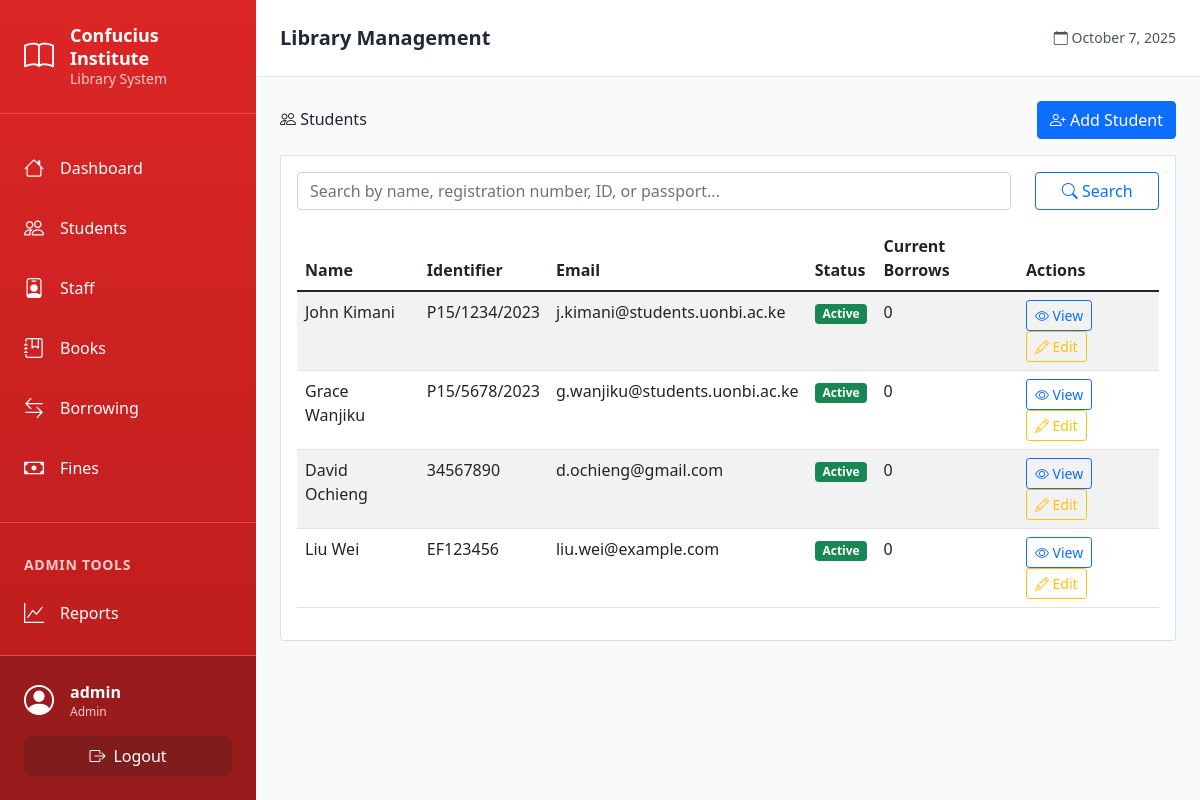
The app's page /students/ (signed in), older data.
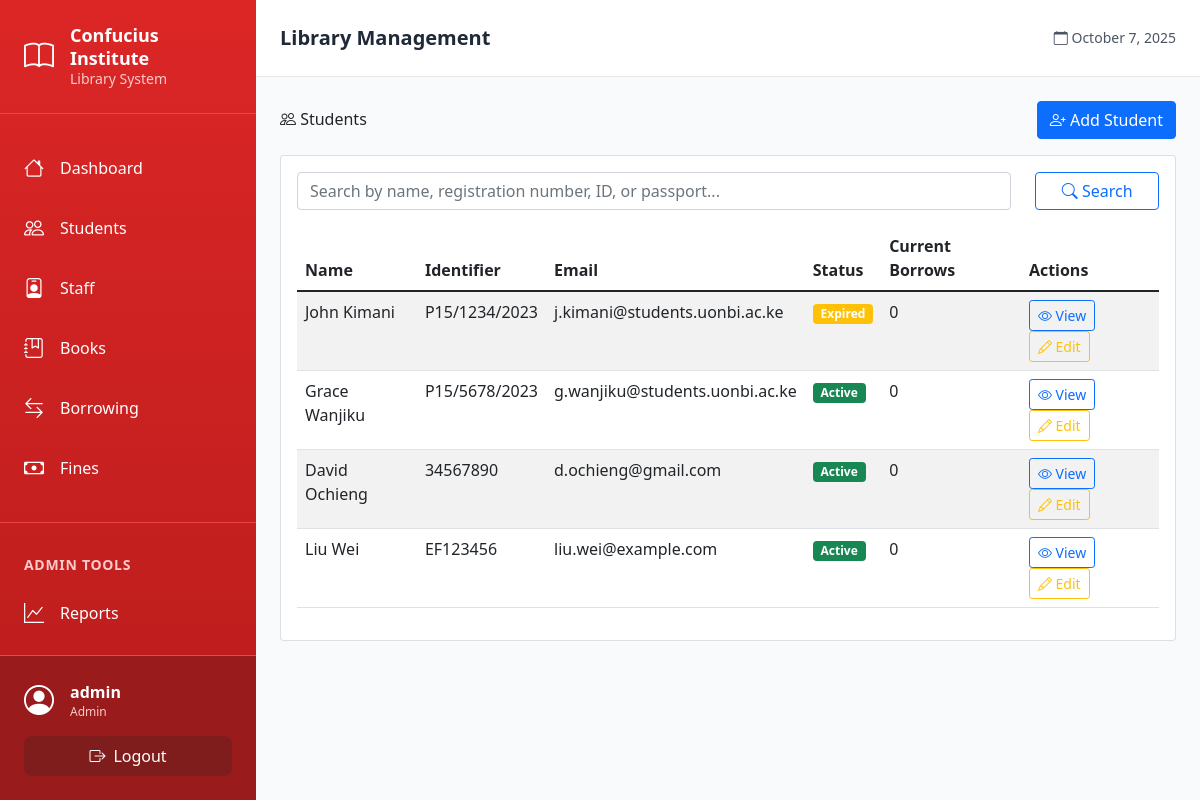
The same page, newer data.
### models.py (models this page shows, shortened)
class User(UserMixin, db.Model):
    id = db.Column(db.Integer, primary_key=True)
    username = db.Column(db.String(80), unique=True, nullable=False)
    email = db.Column(db.String(120), unique=True, nullable=False)
    password_hash = db.Column(db.String(120), nullable=False)
    role = db.Column(db.String(20), nullable=False, default='librarian')  # admin, librarian
    created_at = db.Column(db.DateTime, default=datetime.utcnow)
    active = db.Column(db.Boolean, default=True)  # Renamed from is_active to avoid conflict

class Student(db.Model):
    id = db.Column(db.Integer, primary_key=True)
    name = db.Column(db.String(100), nullable=False)
    registration_number = db.Column(db.String(50), unique=True, nullable=True)  # UoN students
    id_number = db.Column(db.String(20), unique=True, nullable=True)  # Kenyan non-UoN
    passport_number = db.Column(db.String(20), unique=True, nullable=True)  # International
    email = db.Column(db.String(120), nullable=False)
    phone = db.Column(db.String(20))
    membership_status = db.Column(db.String(20), default='active')  # active, suspended, expired
    created_at = db.Column(db.DateTime, default=datetime.utcnow)
    borrow_records = db.relationship('BorrowRecord', backref='student_ref', lazy=True)
    fines = db.relationship('Fine', backref='student_ref', lazy=True)
    @property
    def identifier(self):
        if self.registration_number:
            return self.registration_number
        elif self.id_number:
            return self.id_number
        else:
            return self.passport_number
    @property
    def current_borrowed_count(self):
        return BorrowRecord.query.filter_by(student_id=self.id, returned_at=None).count()

### blueprints/students.py (the view)
@students_bp.route('/')
@login_required
def list_students():
    search = request.args.get('search', '')
    if search:
        students = Student.query.filter(
            or_(
                Student.name.contains(search),
                Student.registration_number.contains(search),
                Student.id_number.contains(search),
                Student.passport_number.contains(search)
            )
        ).all()
    else:
        students = Student.query.all()
    return render_template('students/list.html', students=students, search=search)

### templates/students/list.html (shortened to what this page needs)
{% extends "base.html" %}
{% block content %}
<div class="d-flex justify-content-between align-items-center mb-3">
    <h2><i class="bi bi-people"></i> Students</h2>
    <a href="{{ url_for('students.add_student') }}" class="btn btn-primary">
        <i class="bi bi-person-plus"></i> Add Student
    </a>
</div>
<div class="card">
    <div class="card-body">
        <form method="GET" class="mb-3">
            <div class="row">
                <div class="col-md-10">
                    <input type="text" class="form-control" name="search" placeholder="Search by name, registration number, ID, or passport..." value="{{ search }}">
                </div>
                <div class="col-md-2">
                    <button type="submit" class="btn btn-outline-primary w-100">
                        <i class="bi bi-search"></i> Search
                    </button>
                </div>
            </div>
        </form>
        {% if students %}
        <div class="table-responsive">
            <table class="table table-striped">
                <thead>
                    <tr>
                        <th>Name</th>
                        <th>Identifier</th>
                        <th>Email</th>
                        <th>Status</th>
                        <th>Current Borrows</th>
                        <th>Actions</th>
                    </tr>
                </thead>
                <tbody>
                    {% for student in students %}
                    <tr>
                        <td>{{ student.name }}</td>
                        <td>{{ student.identifier }}</td>
                        <td>{{ student.email }}</td>
                        <td>
                            <span class="badge bg-{{ 'success' if student.membership_status == 'active' else 'warning' }}">
                                {{ student.membership_status.title() }}
                            </span>
                        </td>
                        <td>{{ student.current_borrowed_count }}</td>
                        <td>
                            <a href="{{ url_for('students.view_student', student_id=student.id) }}" class="btn btn-sm btn-outline-primary">
                                <i class="bi bi-eye"></i> View
                            </a>
                            <a href="{{ url_for('students.edit_student', student_id=student.id) }}" class="btn btn-sm btn-outline-warning">
                                <i class="bi bi-pencil"></i> Edit
                            </a>
                        </td>
                    </tr>
                    {% endfor %}
                </tbody>
            </table>
        </div>
        {% endif %}
    </div>
</div>
{% endblock %}

### templates/base.html (shortened to what this page needs)
<!DOCTYPE html>
<html lang="en">
<head>
    <link href="https://cdn.jsdelivr.net/npm/bootstrap@5.1.3/dist/css/bootstrap.min.css" rel="stylesheet">
    <link href="https://cdn.jsdelivr.net/npm/bootstrap-icons@1.7.2/font/bootstrap-icons.css" rel="stylesheet">
    <script src="https://cdn.tailwindcss.com"></script>
</head>
<body class="bg-gray-50">
    {% if current_user.is_authenticated %}
    <div class="flex h-screen overflow-hidden">
        <aside id="sidebar" class="fixed lg:static inset-y-0 left-0 z-40 w-64 bg-gradient-to-b from-red-600 to-red-700 text-white flex-shrink-0 overflow-y-auto transform -translate-x-full lg:translate-x-0 transition-transform duration-300">
            <div class="p-6 border-b border-red-500">
                <a href="{{ url_for('dashboard.index') }}" class="flex items-center gap-3 text-white hover:text-red-100 transition">
                    <i class="bi bi-book text-3xl"></i>
                    <div>
                        <div class="font-bold text-lg leading-tight">Confucius Institute</div>
                        <div class="text-sm text-red-200">Library System</div>
                    </div>
                </a>
            </div>
            <nav class="py-4 pb-32">
                <a href="{{ url_for('dashboard.index') }}" class="sidebar-link flex items-center gap-3 px-6 py-3 text-white hover:bg-red-500 transition">
                    <i class="bi bi-house text-xl"></i>
                    <span class="font-medium">Dashboard</span>
                </a>
                <a href="{{ url_for('students.list_students') }}" class="sidebar-link flex items-center gap-3 px-6 py-3 text-white hover:bg-red-500 transition">
                    <i class="bi bi-people text-xl"></i>
                    <span class="font-medium">Students</span>
                </a>
                <a href="{{ url_for('staff.list_staff') }}" class="sidebar-link flex items-center gap-3 px-6 py-3 text-white hover:bg-red-500 transition">
                    <i class="bi bi-person-badge text-xl"></i>
                    <span class="font-medium">Staff</span>
                </a>
                <a href="{{ url_for('books.list_books') }}" class="sidebar-link flex items-center gap-3 px-6 py-3 text-white hover:bg-red-500 transition">
                    <i class="bi bi-journal-bookmark text-xl"></i>
                    <span class="font-medium">Books</span>
                </a>
                <a href="{{ url_for('borrowing.list_borrows') }}" class="sidebar-link flex items-center gap-3 px-6 py-3 text-white hover:bg-red-500 transition">
                    <i class="bi bi-arrow-left-right text-xl"></i>
                    <span class="font-medium">Borrowing</span>
                </a>
                <a href="{{ url_for('fines.list_fines') }}" class="sidebar-link flex items-center gap-3 px-6 py-3 text-white hover:bg-red-500 transition">
                    <i class="bi bi-cash text-xl"></i>
                    <span class="font-medium">Fines</span>
                </a>
                {% if current_user.role == 'admin' %}
                <div class="mt-6 pt-6 border-t border-red-500">
                    <div class="px-6 py-2 text-sm font-semibold text-red-200 uppercase tracking-wider">Admin Tools</div>
                    <a href="{{ url_for('reports.index') }}" class="sidebar-link flex items-center gap-3 px-6 py-3 text-white hover:bg-red-500 transition">
                        <i class="bi bi-graph-up text-xl"></i>
                        <span class="font-medium">Reports</span>
                    </a>
                    <a href="{{ url_for('audit.list_audit_logs') }}" class="sidebar-link flex items-center gap-3 px-6 py-3 text-white hover:bg-red-500 transition">
                        <span class="font-medium">Audit Logs</span>
                    </a>
                    <a href="{{ url_for('backup.list_backups') }}" class="sidebar-link flex items-center gap-3 px-6 py-3 text-white hover:bg-red-500 transition">
                        <span class="font-medium">Backups</span>
                    </a>
                    <a href="{{ url_for('fines.fine_statistics') }}" class="sidebar-link flex items-center gap-3 px-6 py-3 text-white hover:bg-red-500 transition">
                        <span class="font-medium">Fine Statistics</span>
                    </a>
                </div>
                {% endif %}
            </nav>
            <div class="fixed bottom-0 left-0 w-64 border-t border-red-500 bg-red-800 p-4 transform -translate-x-full lg:translate-x-0 transition-transform duration-300" id="sidebar-footer">
                <div class="flex items-center gap-3 mb-3">
                    <i class="bi bi-person-circle text-3xl"></i>
                    <div class="flex-1 min-w-0">
                        <div class="font-semibold truncate">{{ current_user.username }}</div>
                        <div class="text-xs text-red-200">{{ current_user.role.title() }}</div>
                    </div>
                </div>
                <a href="{{ url_for('auth.logout') }}" class="flex items-center gap-2 justify-center w-full px-4 py-2 bg-red-900 hover:bg-red-950 rounded-lg transition">
                    <i class="bi bi-box-arrow-right"></i>
                    <span>Logout</span>
                </a>
            </div>
        </aside>
        <div class="flex-1 flex flex-col overflow-hidden w-full">
            <header class="bg-white shadow-sm border-b border-gray-200 px-4 lg:px-6 py-4">
                <div class="flex items-center justify-between">
                    <h1 class="text-lg lg:text-xl font-semibold text-gray-800 ml-16 lg:ml-0">{% block page_header %}Library Management{% endblock %}</h1>
                    <div class="text-sm text-gray-600">
                        <i class="bi bi-calendar"></i>
                        <span id="current-date"></span>
                    </div>
                </div>
            </header>
            <main class="flex-1 overflow-y-auto bg-gray-50">
                <div class="p-4 lg:p-6">
                    {% block content %}{% endblock %}
                </div>
            </main>
        </div>
    </div>
    {% endif %}
</body>
</html>

### templates/base.html (style rules this page uses)
.sidebar-link { transition: all 0.3s ease; }

Row changes from the older to the newer data that the page shows:
changed Student "John Kimani": membership_status "Active" → "Expired"
